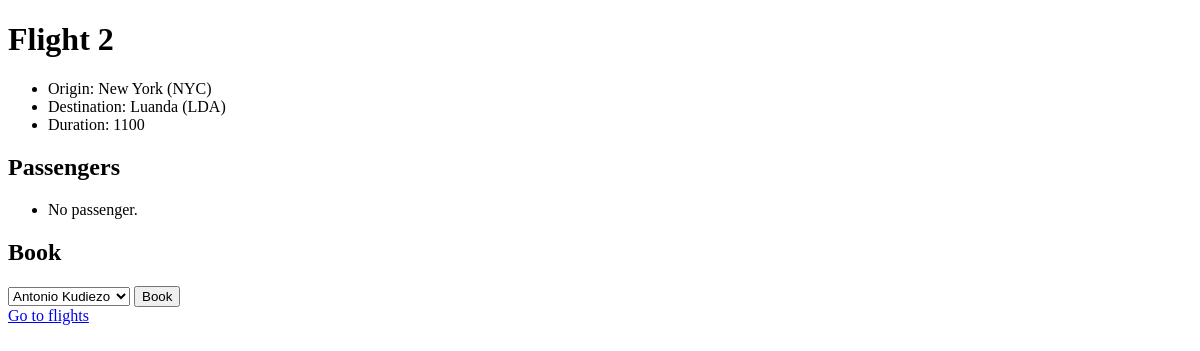
The app's page /flights/2, older data.
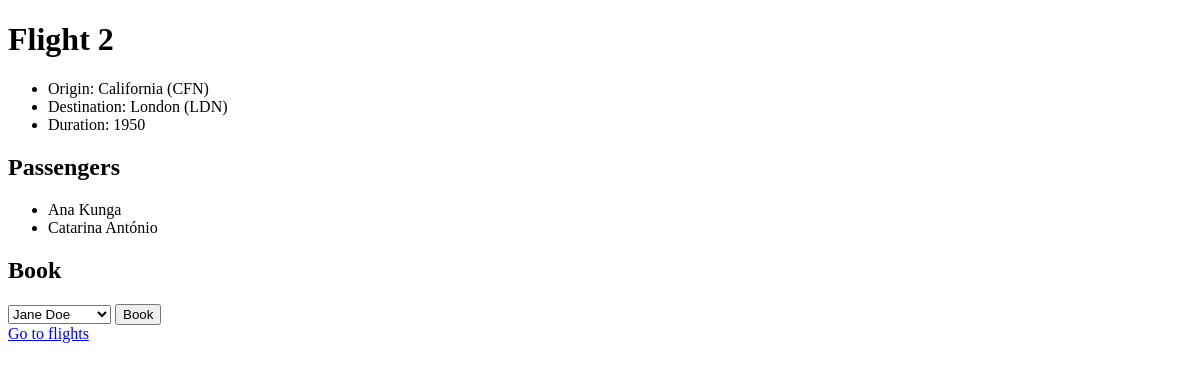
The same page, newer data.
### flights/models.py (models this page shows, shortened)
class Flight(models.Model):
    origin = models.ForeignKey(Airport, on_delete=models.CASCADE, related_name="departure")
    destination = models.ForeignKey(Airport, on_delete=models.CASCADE, related_name="arrival")
    duration = models.IntegerField()
    pass

class Airport(models.Model):
    city = models.CharField(max_length=64)
    code = models.CharField(max_length=3)
    def __str__(self) -> str:
        return f"{self.city} ({self.code})"
    pass

class Passenger(models.Model):
    first = models.CharField(max_length=24)
    last = models.CharField(max_length=24)
    flights = models.ManyToManyField(Flight, blank=True, related_name="passengers")
    def __str__(self) -> str:
        return f"{self.first} {self.last}"
    pass

### flights/views.py (the view)
# urls.py: path("<int:flight_id>", views.flight, name="flight"),
def flight(request, flight_id):
    flight = Flight.objects.get(pk=flight_id)
    return render(request, "flights/flight.html", {
        "flight": flight,
        "passengers": flight.passengers.all(),
        "no_passengers": Passenger.objects.exclude(flights=flight),
    })

### flights/templates/flights/flight.html (shortened to what this page needs)
{% extends 'flights/layout.html' %}
{% block body %}
    <h1>Flight {{ flight.id }}</h1>
    <ul>
        <li>Origin: {{ flight.origin }}</li>
        <li>Destination: {{ flight.destination }}</li>
        <li>Duration: {{ flight.duration }}</li>
    </ul>
    <h2>Passengers</h2>
    <ul>
        {% for passenger in passengers %}
            <li>{{ passenger }}</li>
        {% empty %}
            <li>No passenger.</li>
        {% endfor %}
    </ul>
    <h2>Book</h2>
    <form action="{% url 'flights:book' flight.id %}" method="post">
        <select name="passenger" id="">
            {% for passenger in no_passengers %}
                <option value="{{ passenger.id }}">{{ passenger }}</option>
            {% empty %}
                <option value="">No passenger available.</option>
            {% endfor %}
        </select>
        <input type="submit" value="Book">
    </form>
    <a href="{% url 'flights:index' %}">Go to flights</a>
{% endblock %}

Row changes from the older to the newer data that the page shows:
changed Flight id 2: origin "New York (NYC)" → "California (CFN)"; destination "Luanda (LDA)" → "London (LDN)"; duration "1100" → "1950"
now on this page (row edited): Passenger: first+last "Ana Kunga"
now on this page (row edited): Passenger: first+last "Catarina António"
Text that changed along with them:
form field passenger: "Antonio Kudiezo" → "Jane Doe"
text no longer shown: "No passenger."
